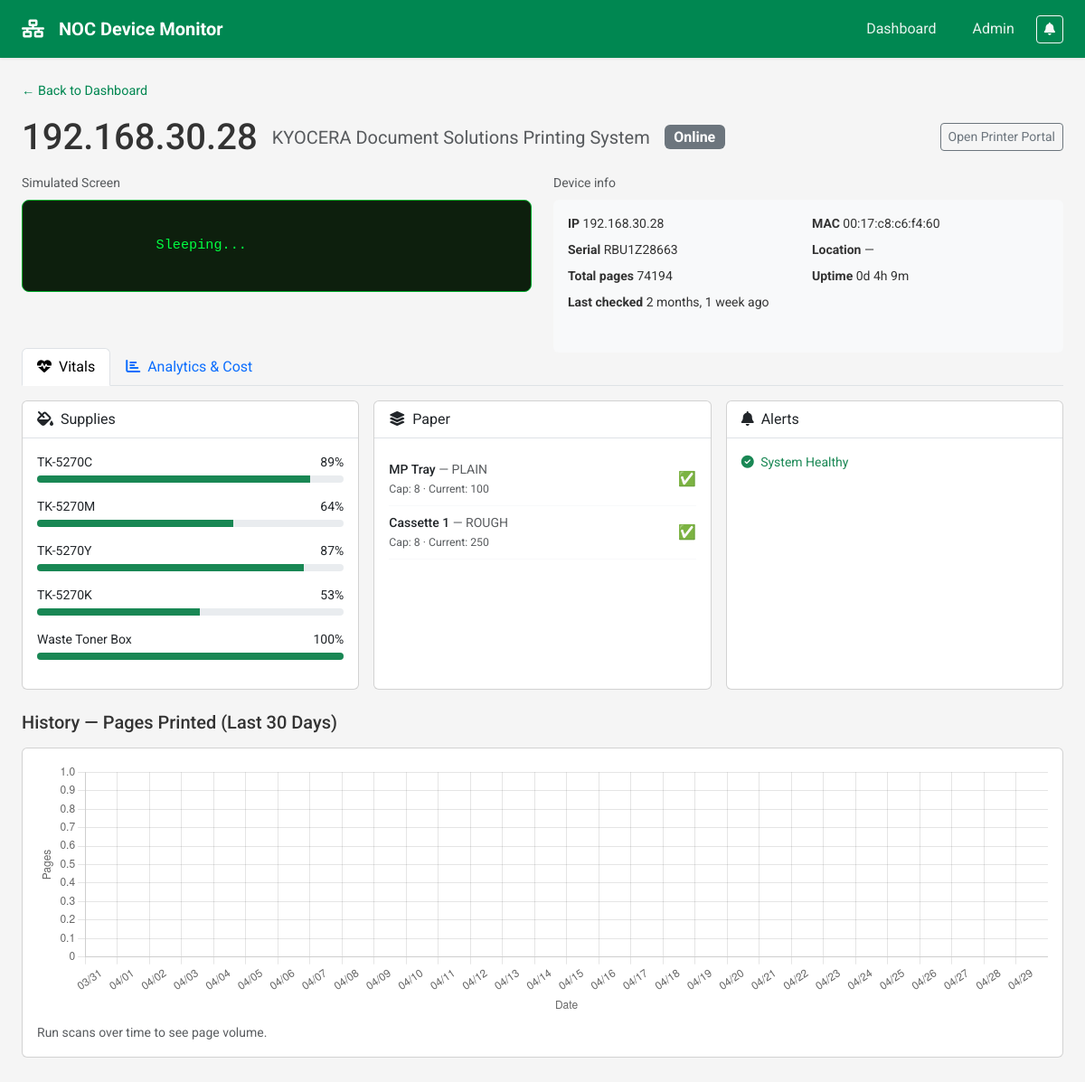
Page /legacy/printer/1/ on the committed database.
### devices/models.py (models this page shows, shortened)
class Printer(models.Model):
    class CurrentStatus(models.IntegerChoices):
        SLEEPING = 2, "Sleeping"
        IDLE = 3, "Idle"
        PRINTING = 4, "Printing"
        WARMING_UP = 5, "Warming Up"
    class DeviceHealth(models.IntegerChoices):
        RUNNING = 2, "Running"
        WARNING = 3, "Warning"
        DOWN = 5, "Down"
    name = models.CharField(max_length=100, blank=True, help_text="e.g., Finance Printer")
    ip_address = models.GenericIPAddressField(unique=True)
    mac_address = models.CharField(
        max_length=17, blank=True, null=True, help_text="Physical address for conflict detection"
    )
    serial_number = models.CharField(
        max_length=100, unique=True, null=True, blank=True, help_text="Device serial number"
    )
    model_name = models.CharField(max_length=100, blank=True, help_text="Auto-detected model")
    firmware_version = models.CharField(max_length=100, null=True, blank=True)
    sys_name = models.CharField(
        max_length=255, null=True, blank=True, help_text="Hostname (SNMP sysName)"
    )
    location = models.CharField(max_length=255, blank=True, help_text="SNMP sysLocation")
    active = models.BooleanField(default=True, help_text="Uncheck to stop polling this device")
    current_status = models.IntegerField(
        choices=CurrentStatus.choices,
        null=True,
        blank=True,
        help_text="3=Idle, 4=Printing, 5=Warming Up",
    )
    device_health = models.IntegerField(
        choices=DeviceHealth.choices,
        null=True,
        blank=True,
        help_text="2=Running, 3=Warning, 5=Down",
    )
    total_page_count = models.BigIntegerField(
        null=True,
        blank=True,
        help_text="Lifetime page count from printer",
    )
    last_polled_at = models.DateTimeField(
        null=True,
        blank=True,
        help_text="When this device was last polled via SNMP",
    )
    last_latency_ms = models.IntegerField(
        null=True,
        blank=True,
        help_text="SNMP response time in milliseconds",
    )
    min_supply_percent = models.IntegerField(
        null=True,
        blank=True,
        help_text="Lowest supply/toner level from last poll (for SRE saturation)",
    )
    last_known_jam_total = models.IntegerField(null=True, blank=True, help_text="Cumulative jam count last seen (used to compute daily deltas)")
    is_in_alert_state = models.BooleanField(default=False)
    alert_triggered_at = models.DateTimeField(null=True, blank=True)
    purchase_date = models.DateField(null=True, blank=True)
    warranty_expiry = models.DateField(null=True, blank=True)
    last_serviced_date = models.DateField(null=True, blank=True)
    next_servicing_date = models.DateField(null=True, blank=True)
    cost_per_page_mono = models.DecimalField(
        max_digits=10, decimal_places=4, null=True, blank=True, default=None
    )
    cost_per_page_color = models.DecimalField(
        max_digits=10, decimal_places=4, null=True, blank=True, default=None
    )
    energy_consumption_rate_watts = models.IntegerField(
        null=True, blank=True, help_text="Typical power draw in watts"
    )
    target_monthly_volume = models.IntegerField(
        null=True, blank=True, help_text="Expected monthly page count target"
    )
    maintenance_kit_capacity = models.IntegerField(
        null=True, blank=True, help_text="Pages between maintenance kit replacement"
    )
    class Meta:
        verbose_name = "Printer"
        verbose_name_plural = "Printers"

class PrinterLog(models.Model):
    class EventType(models.TextChoices):
        STATUS_CHECK = "STATUS_CHECK", "Status Check"
        PAPER_JAM = "PAPER_JAM", "Paper Jam"
        LOW_TONER = "LOW_TONER", "Low Toner"
        OFFLINE = "OFFLINE", "Offline"
        MAINTENANCE = "MAINTENANCE", "Maintenance"
    printer = models.ForeignKey(Printer, on_delete=models.CASCADE, related_name="logs")
    timestamp = models.DateTimeField(auto_now_add=True)
    total_pages = models.IntegerField(null=True)
    status = models.CharField(max_length=100, default="Unknown")
    console_display = models.CharField(max_length=255, null=True, blank=True)
    tray_status = models.JSONField(default=list, blank=True)
    active_alerts = models.JSONField(default=list, blank=True)
    system_uptime_seconds = models.IntegerField(null=True, blank=True)
    event_type = models.CharField(
        max_length=20,
        choices=EventType.choices,
        default=EventType.STATUS_CHECK,
    )
    error_code = models.CharField(
        max_length=50,
        blank=True,
        null=True,
        help_text="Vendor-specific error code, e.g., 40.00.01",
    )
    class Meta:
        verbose_name = "Printer Log"
        verbose_name_plural = "Printer Logs"
        ordering = ["-timestamp"]

class SupplyLevel(models.Model):
    log = models.ForeignKey(PrinterLog, on_delete=models.CASCADE, related_name="supplies")
    name = models.CharField(max_length=100)  # e.g., "Black Toner"
    category = models.CharField(max_length=50)  # e.g., "Toner", "Maintenance", "Waste"
    level_percent = models.IntegerField()
    max_capacity = models.IntegerField(null=True)
    current_level = models.IntegerField(null=True)
    class Meta:
        verbose_name = "Supply Level"
        verbose_name_plural = "Supply Levels"

### devices/views.py (the view)
# urls.py: path("legacy/printer/<int:printer_id>/", printer_detail_view, name="printer_detail"),
def printer_detail_view(request, printer_id):
    printer = get_object_or_404(Printer, id=printer_id)
    last_log = printer.logs.first()
    status_color = 'secondary'
    console_display = None
    toners = []
    tray_status_display = []
    active_alerts = []
    if last_log:
        if printer.device_health == 5:
            status_color = 'danger'
        elif printer.device_health == 3:
            status_color = 'warning'
        elif printer.device_health == 2:
            status_color = 'success'
        console_display = last_log.console_display
        toners = last_log.supplies.all()
        if last_log.tray_status:
            if isinstance(last_log.tray_status, list):
                tray_status_display = last_log.tray_status
            else:
                tray_status_display = [last_log.tray_status]
        if last_log.active_alerts:
            if isinstance(last_log.active_alerts, list):
                active_alerts = last_log.active_alerts
            else:
                active_alerts = [last_log.active_alerts]
    system_uptime_display = None
    if last_log and last_log.system_uptime_seconds:
        days = last_log.system_uptime_seconds // 86400
        hours = (last_log.system_uptime_seconds % 86400) // 3600
        minutes = (last_log.system_uptime_seconds % 3600) // 60
        system_uptime_display = f"{days}d {hours}h {minutes}m"
    last_30_days = [timezone.now().date() - timedelta(days=i) for i in range(29, -1, -1)]
    history_labels = [d.strftime('%m/%d') for d in last_30_days]
    history_pages = []
    for day in last_30_days:
        stat = PrinterDailyStat.objects.filter(printer=printer, date=day).first()
        history_pages.append(stat.pages_printed_today if stat else 0)
    history_has_data = any(p > 0 for p in history_pages)
    recent_logs = printer.logs.order_by('-timestamp')[:10]
    context = {
        'printer': printer,
        'last_log': last_log,
        'status_color': status_color,
        'console_display': console_display,
        'toners': toners,
        'tray_status_display': tray_status_display,
        'active_alerts': active_alerts,
        'system_uptime_display': system_uptime_display,
        'history_labels': history_labels,
        'history_pages': history_pages,
        'history_has_data': history_has_data,
        'recent_logs': recent_logs,
    }
    return render(request, 'devices/printer_detail.html', context)

### devices/templates/devices/printer_detail.html (shortened to what this page needs)
{% extends "base.html" %}
{% load static %}
{% block content %}
      <a href="{% url 'dashboard' %}" class="back-link">← Back to Dashboard</a>
      <section class="mb-4">
        <div class="d-flex flex-wrap align-items-center gap-3 mb-3">
          <div class="d-flex flex-wrap align-items-center gap-3">
            <h1 class="mb-0">{{ printer.name|default:printer.ip_address }}</h1>
            {% if printer.model_name %}
              <span class="text-muted fs-5">{{ printer.model_name }}</span>
            {% endif %}
            {% if last_log %}
              <span class="badge bg-{{ status_color }} fs-6">{{ last_log.status }}</span>
            {% else %}
              <span class="badge bg-secondary fs-6">Unknown</span>
            {% endif %}
          </div>
          <div class="ms-auto d-flex flex-wrap gap-2">
            <a href="http://{{ printer.ip_address }}/" target="_blank" rel="noopener noreferrer" class="btn btn-sm btn-outline-secondary">
              Open Printer Portal
            </a>
          </div>
        </div>
        <div class="row align-items-stretch">
          <div class="col-lg-6 mb-3 mb-lg-0">
            <p class="text-muted small mb-2">Simulated Screen</p>
            <div class="simulated-screen {% if not console_display %}empty{% endif %}">
              {% if console_display %}{{ console_display }}{% else %}(no display data){% endif %}
            </div>
          </div>
          <div class="col-lg-6">
            <p class="text-muted small mb-2">Device info</p>
            <div class="bg-light rounded p-3 h-100">
              <div class="row g-2 small">
                <div class="col-6"><strong>IP</strong> {{ printer.ip_address }}</div>
                <div class="col-6"><strong>MAC</strong> {{ printer.mac_address|default:"—" }}</div>
                <div class="col-6"><strong>Serial</strong> {{ printer.serial_number|default:"—" }}</div>
                <div class="col-6"><strong>Location</strong> {{ printer.location|default:"—" }}</div>
                {% if last_log %}
                  <div class="col-6"><strong>Total pages</strong> {{ last_log.total_pages|default:"—" }}</div>
                  <div class="col-6"><strong>Uptime</strong> {{ system_uptime_display|default:"—" }}</div>
                  <div class="col-12"><strong>Last checked</strong> {{ last_log.timestamp|timesince }} ago</div>
                {% endif %}
              </div>
            </div>
          </div>
        </div>
      </section>
      <section class="mb-4">
        <ul class="nav nav-tabs mb-3" id="vitalsTab" role="tablist">
          <li class="nav-item" role="presentation">
            <button class="nav-link active" id="vitals-tab" data-bs-toggle="tab" data-bs-target="#vitals-content" type="button" role="tab">
              <i class="fas fa-heartbeat me-2"></i>Vitals
            </button>
          </li>
          <li class="nav-item" role="presentation">
            <button class="nav-link" id="analytics-tab" data-bs-toggle="tab" data-bs-target="#analytics-content" type="button" role="tab">
              <i class="fas fa-chart-bar me-2"></i>Analytics & Cost
            </button>
          </li>
        </ul>
        <div class="tab-content" id="vitalsTabContent">
          <div class="tab-pane fade show active" id="vitals-content" role="tabpanel">
            <div class="row g-3">
          <div class="col-md-4">
            <div class="card vitals-card">
              <div class="card-header bg-transparent border-bottom">
                <i class="fas fa-fill-drip me-2"></i>Supplies
              </div>
              <div class="card-body">
                {% for s in toners %}
                  <div class="mb-3">
                    <div class="d-flex justify-content-between small mb-1">
                      <span>{{ s.name }}</span>
                      <span>{{ s.level_percent }}%</span>
                    </div>
                    <div class="progress" style="height: 8px;">
                      <div class="progress-bar {% if s.level_percent < 10 %}bg-danger{% elif s.level_percent < 25 %}bg-warning{% else %}bg-success{% endif %}"
                           role="progressbar" style="width: {{ s.level_percent }}%;" aria-valuenow="{{ s.level_percent }}" aria-valuemin="0" aria-valuemax="100"></div>
                    </div>
                  </div>
                {% empty %}
                  <p class="text-muted small mb-0">No toner data yet.</p>
                {% endfor %}
              </div>
            </div>
          </div>
          <div class="col-md-4">
            <div class="card vitals-card">
              <div class="card-header bg-transparent border-bottom">
                <i class="fas fa-layer-group me-2"></i>Paper
              </div>
              <div class="card-body">
                {% for tray in tray_status_display %}
                  <div class="d-flex align-items-center justify-content-between py-2 border-bottom border-light">
                    <div class="small">
                      <span class="fw-medium">{{ tray.source }}</span>
                      {% if tray.size %}<span class="text-muted"> — {{ tray.size }}</span>{% endif %}
                      {% if tray.capacity is not None %}<br><span class="text-muted small">Cap: {{ tray.capacity }}{% if tray.current is not None %} · Current: {{ tray.current }}{% endif %}</span>{% endif %}
                    </div>
                    {% if tray.status == "Paper Loaded" %}
                      <span class="text-success" title="{{ tray.status }}">✅</span>
                    {% else %}
                      <span class="text-danger" title="{{ tray.status }}">❌</span>
                    {% endif %}
                  </div>
                {% empty %}
                  <p class="text-muted small mb-0">No tray data yet.</p>
                {% endfor %}
              </div>
            </div>
          </div>
          <div class="col-md-4">
            <div class="card vitals-card">
              <div class="card-header bg-transparent border-bottom">
                <i class="fas fa-bell me-2"></i>Alerts
              </div>
              <div class="card-body">
                {% if active_alerts %}
                  <div class="alert-box-red">
                    <ul class="mb-0 ps-3 small">
                      {% for msg in active_alerts %}
                        <li>{{ msg }}</li>
                      {% endfor %}
                    </ul>
                  </div>
                {% else %}
                  <p class="text-success mb-0 small"><i class="fas fa-circle-check me-1"></i> System Healthy</p>
                {% endif %}
              </div>
            </div>
          </div>
        </div>
      </section>
      <section class="mb-4">
        <h5 class="mb-3">History — Pages Printed (Last 30 Days)</h5>
        <div class="card">
          <div class="card-body">
            <div class="chart-container" style="position: relative; height: 280px;">
              <canvas id="pagesChart"></canvas>
            </div>
            {% if not history_has_data %}
              <p class="text-muted small mb-0 mt-2">Run scans over time to see page volume.</p>
            {% endif %}
          </div>
        </div>
      </section>
{% endblock %}
{% block extra_scripts %}
<script>
(function() {
  const ctx = document.getElementById('pagesChart');
  if (!ctx) return;
  const labels = {{ history_labels|safe }};
  const pages = {{ history_pages|safe }};
  new Chart(ctx, {
    type: 'bar',
    data: {
      labels: labels,
      datasets: [{
        label: 'Pages Printed',
        data: pages,
        backgroundColor: 'rgba(0, 135, 81, 0.6)',
        borderColor: '#008751',
        borderWidth: 1
      }]
    },
    options: {
      responsive: true,
      maintainAspectRatio: false,
      plugins: {
        legend: { display: false }
      },
      scales: {
        y: {
          beginAtZero: true,
          title: { display: true, text: 'Pages' }
        },
        x: {
          title: { display: true, text: 'Date' }
        }
      }
    }
  });
})();
</script>
{% endblock %}

### rows in the picture
Printer: name "192.168.30.28", model_name "KYOCERA Document Solutions Printing System", ip_address "192.168.30.28", mac_address "00:17:c8:c6:f4:60", serial_number "RBU1Z28663", location "—"
PrinterLog: status "Online", console_display "Sleeping...", total_pages "74194", timestamp "2 months, 1 week"
SupplyLevel: name "TK-5270C", level_percent "89"
SupplyLevel: name "TK-5270M", level_percent "64"
SupplyLevel: name "TK-5270Y", level_percent "87"
SupplyLevel: name "TK-5270K", level_percent "53"
SupplyLevel: name "Waste Toner Box", level_percent "100"

### other values in the picture
{{ system_uptime_display|default:"—" }} "0d 4h 9m"
{{ tray.source }} "MP Tray" "Cassette 1"
{{ tray.size }} "PLAIN" "ROUGH"
{{ tray.capacity }} "8" "8"
{{ tray.current }} "100" "250"
chart data {{ history_pages|safe }} [0, 0, 0, 0, 0, 0, 0, 0, 0, 0, 0, 0, 0, 0, 0, 0, 0, 0, 0, 0, 0, 0, 0, 0, 0, 0, 0, 0, 0, 0]
